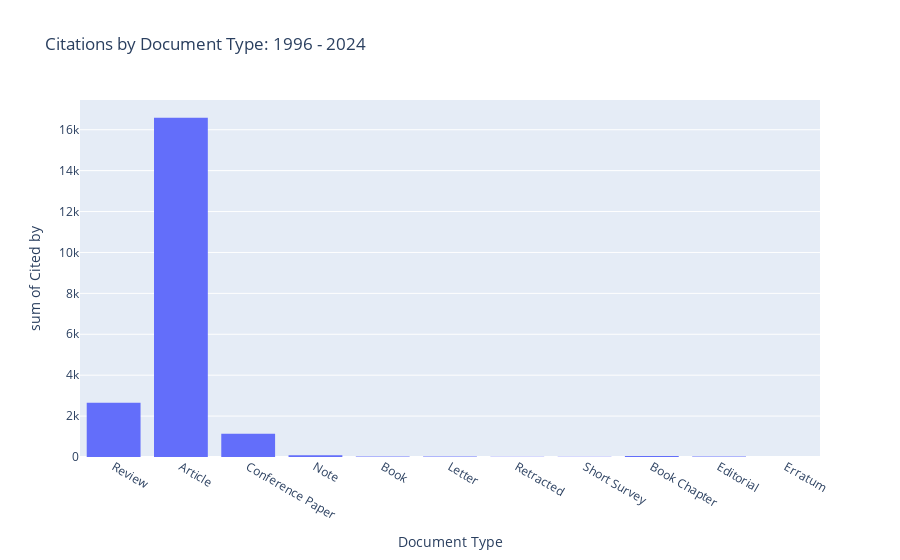

Here is the notebook cell this chart was saved with:
### Code cell
fig = document_type_citations_range_BAR(startyear=1990,endyear=2050,df=df)
fig.show()

### Figure 1 — Plotly figure (JSON) as saved in the notebook; plotly's stock layout.template omitted (floating-point values rounded to 4 significant figures; data arrays with more than 128 entries replaced by an {"elided": "..."} marker saying what was removed)
{"data": [{"alignmentgroup": "True", "bingroup": "x", "histfunc": "sum", "hovertemplate": "Document Type=%{x}<br>sum of Cited by=%{y}<extra></extra>", "legendgroup": "", "marker": {"color": "#636efa", "pattern": {"shape": ""}}, "name": "", "offsetgroup": "", "orientation": "v", "showlegend": false, "type": "histogram", "x": {"elided": "3038 str values"}, "xaxis": "x", "y": {"elided": "3038 int values"}, "yaxis": "y"}], "layout": {"barmode": "relative", "legend": {"tracegroupgap": 0}, "title": {"text": "Citations by Document Type: 1996 - 2024"}, "xaxis": {"anchor": "y", "domain": [0, 1], "title": {"text": "Document Type"}}, "yaxis": {"anchor": "x", "domain": [0, 1], "title": {"text": "sum of Cited by"}}}}
